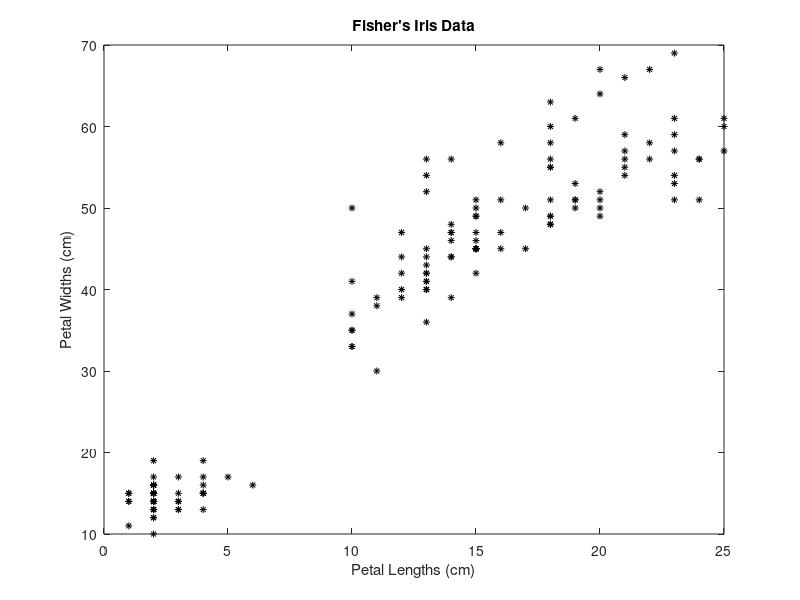
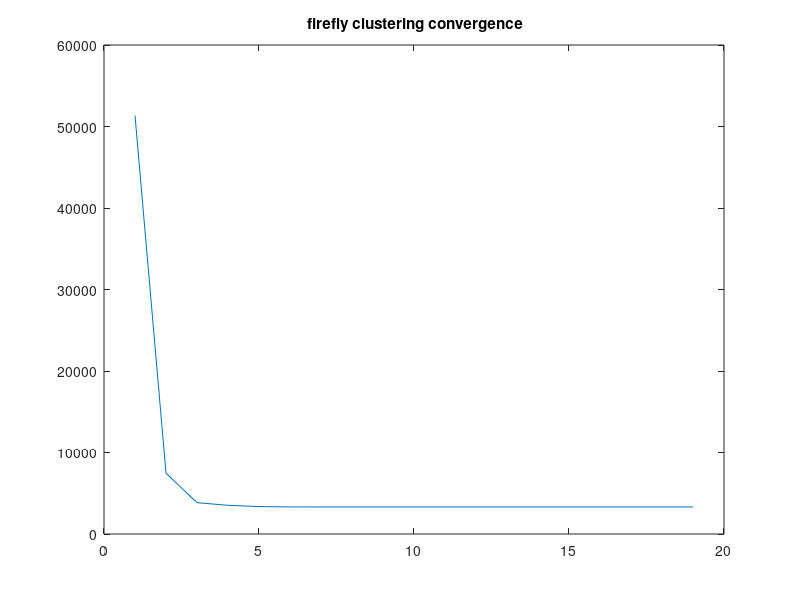
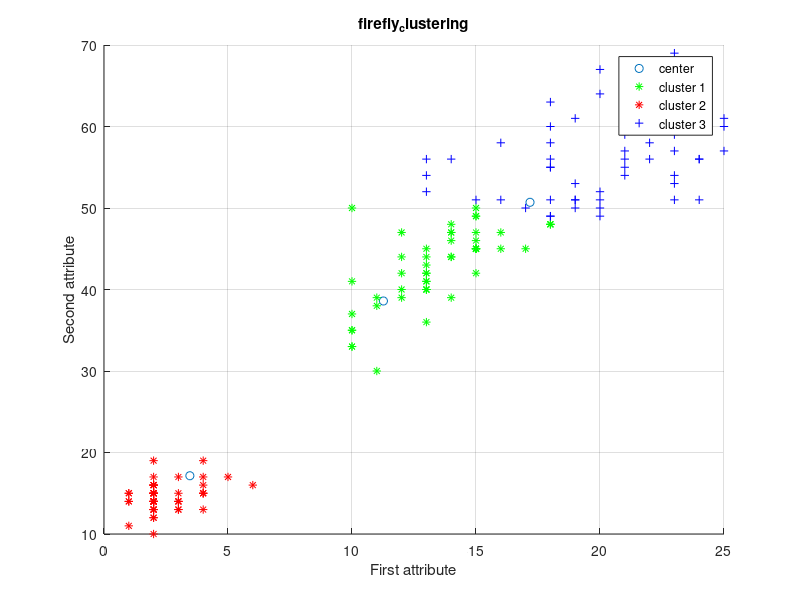

Recreate these plots in MATLAB, in order.
clc;
clf;
clear;

%load test sample
 %sam= load('synthetic_control.txt');
 %sam=load('wine_cls.txt');
 %sam = load('data.txt');
 %sam = load('iris.txt');
 %sam = load('iris_cls.txt');
 %sam=load('haberman_cls.txt');
 %sam = load('wine_cls.txt');
 %sam = load('haberman.txt');
 %sam =load('libras.txt');
 %sam=load('robotsensor.txt');
 %sam=load('covtype.data');
 %sam=load('ebay_new.txt');
 %sam=load('page-blocks.data');
 %sam=load('spambase.txt');
 %sam=load('robotsensor2a.txt');
  sam=load('iris2.txt');
figure(1)
plot(sam(:,1),sam(:,2),'k*','MarkerSize',5);
title 'Fisher''s Iris Data';
xlabel 'Petal Lengths (cm)';
ylabel 'Petal Widths (cm)';
rng(1); % For reproducibility
%sam=load('IU.dat');
% population of firefly
N=20;       
% randomness 0-1
alpha=0.2;   
% Absorption coefficient
gamma=1.0;   
% number of iterations
M=20;       
% number of clusters
K=3;         
% number of samples and number of attributes
[S,D]=size(sam);
%D=D-1;
sam1=sam(:,1:D);
% initial light intensity
%lightn=rand(N,K*D);
time=[]
%plot3(sam(:,1),sam(:,2),sam(:,3),'*');grid;box;
  % line(sam(:,1),sam(:,2),sam(:,3),'linestyle','none','marker','*','color','g');
t=1;
% initialize clustering matrix clamt is a N*S
for i=1:N
    clmat(i,:)=randperm(S);
    clmat(i,clmat(i,:)>K)=ceil(rand(1,sum(clmat(i,:)>K))*K);
end

%%
% initialize best fitness
fitt=inf*ones(1,N);
% best clustring
fljg=clmat(1,:);
%  The initial locations of n fireflies
x=zeros(N,K*D);
cen=zeros(K,D);
fitt2=fitt;
% best solution
fg= inf;
pg=x(1,:);

%%
%----------start---------%
while t<M
    tic
   % t
    for i=1:N
        ww=zeros(S,K);
        % if belong class, the value is 1 otherwise 0
        for ii=1:S
            ww(ii,clmat(i,ii))=1;
        end
        ccc=[];tmp=0;
        for j= 1:K
            % sum of attributes values
            sumcs = sum(ww(:,j)*ones(1,D).*sam1);
            % number of attributes
            countcs = sum(ww(:,j));
            % class center
            % attributes' number is 0, the center is 0
            if countcs==0
                cen(j,:)=zeros(1,D);
            % otherwise the center is mean of attributes value
            else
                cen(j,:)=sumcs/countcs;
                 centmp(j,:)=cen(j,:);
            end
            ccc=[ccc,cen(j,:)];
            aa=find(ww(:,j)==1);
            if length(aa)~=0
                for k=1:length(aa)
                    tmp=tmp+(sum((sam1(aa(k),:)-cen(j,:)).^2));
                end
            end
        end
        x(i,:)=ccc;
        %best fitness
        fitt2(i)=tmp;    
    end
    % update.move
    [lightn,index] = sort(fitt2);
    x=x(index,:);
      
    for i=1:N
        if fitt2(i)<fg
            pg=x(i,:);
            fg=fitt2(i);
            fljg=clmat(i,:);
        end
    end

    fg
    %fljg
    checkline(t)=fg;
    
    for i=1:N
        for j=1:N
            r=0;
            for k=1:K*D
            r=sqrt((x(1,k)-x(i,k))^2+r);
            end

            % the firefly movement
            if lightn(i)<lightn(j)
                beta0=1;
                beta=beta0*exp(-gamma*r.^2);
                x(i,:)=x(i,:).*(1-beta)+x(j,:).*beta+alpha.*(rand-0.5);
             % update centriod
                for z=1:K
                    cen(z,:)=x(i,(z-1)*D+1:z*D);
                end
                     %update
             %       getting new central point
                for p=1:S
                    tmp1=zeros(1,K);
                    for k=1:K
                %the distance between sample and central point
                    tmp1(k)=sum((sam1(p,:)-cen(k,:)).^2);
                    end
            %clustering
                    [tmp2 clmat(i,p)]=min(tmp1);
               end


            end
       end
        %fljg=clmat(i,:);
    end
        %lightn
    time(t)=toc;
t=t+1;
       % checkline(t)=fg;
end
%%
interdist=0;
for i=1:K
    for j=1:K
        if i~=j
        interdist=interdist+sum((centmp(i,:)-centmp(j,:)).^2);
        end
    end
end
interdist=interdist/2;

    
%%
%display
a=[];
b=[];
c=[];
d=[];
for i=1:S
    if fljg(i)==1.0
     a(end+1)=i;
    elseif fljg(i)==2.0
        b(end+1)=i;
    elseif fljg(i)==3.0
        c(end+1)=i;
    elseif fljg(i)==4.0
        d(end+1)=i;
    end
end

     
    
    
    
    
    
    toc
    
    

    
%%       Abandoned
    
    
    
%     % get best solution
    for i=1:N
         if fitt2(i)<fg
             pg=x(i,:);
             fg=fitt2(i);
             %current best clutering
             fljg=clmat(i,:);
         end
    end
    
fprintf( '%d' ,pg);   
%     
%     for i=1:S
%         r=0;
%         for k=1:K*D
%         r=sqrt((x(1,k)-x(i,k))^2+r);
%         
%         if r~=0
%             beta0=1;
%             beta = beta0*exp(-gamma*r.^2)
%             x(i,:)=x(i,:).*(1-beta)+pg.*beta+alpha.*(rand-0.5);
%             for z=1:K
%                 cen(z,:)=x((z-1)*D+1:z*D);
%             end
%             %          %       getting new central point
%             for p=1:S
%                 tmp1=zeros(1,K);
%                 for k=1:K
%                 %the distance between sample and central point
%                 tmp1(k)=sum((sam(p,:)-cen(k,:)).^2);
%                 end
%             %clustering
%                 [tmp2 clmat(i,p)]=min(tmp1);
%              end
% 
% 
%         end
%         end
%     end
        
            

%%       
    
    
%     for i=1:S
%         for j=1:S
%             r=0;
%             for k=1:K*D
%             r=sqrt((x(i,k)-x(j,k)))^2+r;
%             end
%             if lightn(i)<lightn(j)
%                 beta0=1;
%                 beta=beta0*exp(-gamma*r.^2);
%                 for z=1:K*D
%                     x(i,z)=x(i,z).*(1-beta)+x(j,z).*beta+alpha.*(rand-0.5);
%                 end
%                 for z=1:K
%                     cen(z,:)=x((z-1)*D+1:z*D);
%                 end
%         %update
%          %       getting new central point
%                 for p=1:S
%                     tmp1=zeros(1,K);
%                     for k=1:K
%                 %the distance between sample and central point
%                     tmp1(k)=sum((sam(p,:)-cen(k,:)).^2);
%                     end
%             %clustering
%                     [tmp2 clmat(i,p)]=min(tmp1);
%                end
% 
% 
%             end
%        end
%         %fljg=clmat(i,:);
%     end

    
%%
figure(2)

plot(checkline);
title(' firefly clustering convergence');
figure(3)
%plot3(cen(:,1),cen(:,2),cen(:,3),'o');grid;box
plot(cen(:,1),cen(:,2),'o');grid;box
title('firefly_clustering')
xlabel('First attribute')
ylabel('Second attribute')
YY=[1 2 3 4];
% index1 = find(YY(1) == best_solution)
% index2 = find(YY(2) == best_solution)
% index3 = find(YY(3) == best_solution)
% index4 = find(YY(4) == best_solution)
   line(sam(a,1),sam(a,2),'linestyle','none','marker','*','color','g');
   line(sam(b,1),sam(b,2),'linestyle','none','marker','*','color','r');
   line(sam(c,1),sam(c,2),'linestyle','none','marker','+','color','b');
   line(sam(d,1),sam(d,2),'linestyle','none','marker','s','color','b');
   legend('center','cluster 1','cluster 2','cluster 3')
rotate3d
std1=std2(sam1(a,:));
std22=std2(sam1(b,:));
std3=std2(sam1(c,:));

std4=std2(sam1(d,:));

% class1=sam(a,D+1)
% class2=sam(b,D+1)
% calss3=sam(c,D+1)




    
                
    
    
    